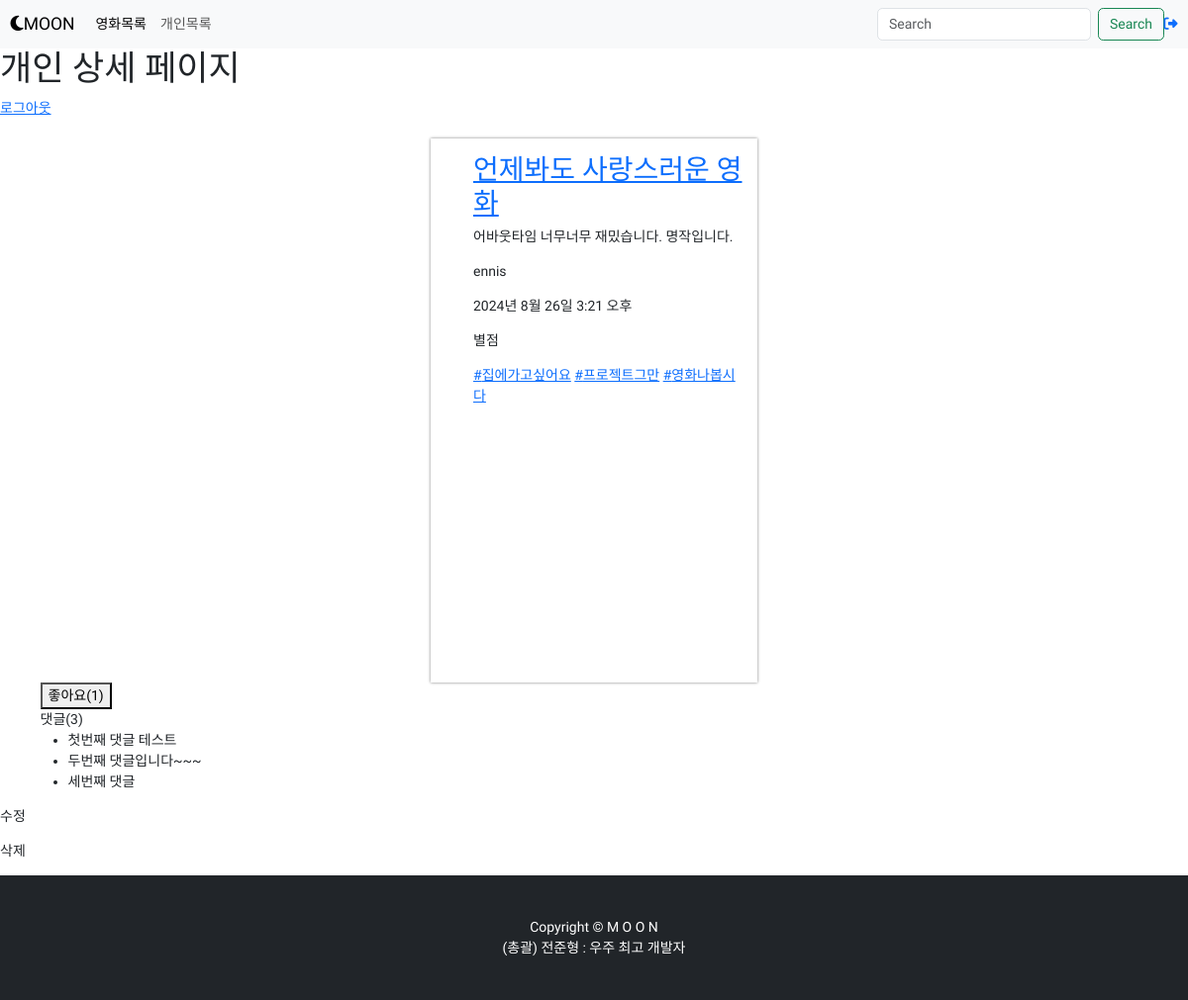
The app's page /posts/1/ with its own data.
### posts/models.py (models this page shows, shortened)
class Post(models.Model):
    movies = models.ForeignKey("movies.movies_post",
                              verbose_name = "영화",
                              on_delete = models.CASCADE)
    user = models.ForeignKey("users.User", # 앱이름.모델이름
                             verbose_name = "작성자",
                             on_delete = models.CASCADE) # 작성자 데이터 삭제되면 Post도 같이 삭제
    review = models.TextField("리뷰", blank=False)
    short_comment = models.CharField("한줄평", max_length = 50)
    created = models.DateTimeField("작성일시", auto_now_add = True)
    tags = models.ManyToManyField("posts.HashTag", verbose_name="해시태그 목록", blank=True)

class HashTag(models.Model):
    name = models.CharField("태그명", max_length=30)

class Comment(models.Model):
    user = models.ForeignKey("users.User",
                             verbose_name = "작성자",
                             on_delete = models.CASCADE)
    post = models.ForeignKey(Post,
                             verbose_name = "포스트",
                             on_delete = models.CASCADE)
    content = models.TextField("댓글 내용")
    created = models.DateTimeField("작성일시", auto_now_add = True)

### users/models.py (models this page shows)
class User(AbstractUser):
    profile_image = models.ImageField("프로필 이미지", upload_to="users/profile", blank=True)
    short_description = models.TextField("소개글", blank=True)
    like_posts = models.ManyToManyField(
        "posts.Post",
        verbose_name="좋아요 누른 게시글",
        related_name="like_users",
        blank=True,
    )
    following = models.ManyToManyField(
        "self",
        verbose_name="팔로우 중인 사용자들",
        related_name="followers",
        symmetrical=False,
        through="users.Relationship",
    )
    def __str__(self):
        return self.username

### posts/views.py (the view)
# urls.py: path("<int:post_id>/", views.detail, name = "detail"),
def detail(request, post_id):
    posts = get_object_or_404(Post, pk = post_id)
    context = {
        "posts" : posts,
    }
    return render(request, "posts/detail.html", context)

### templates/posts/detail.html (shortened to what this page needs)
{% extends '_base.html' %}
{% block main_area %}
    <h1>개인 상세 페이지</h1>
    <a href = "/users/logout/">로그아웃</a>
    <container >
        <article class = "post" id = "post-{{ post.id }}">
            <ul>
                <div>
                    <h2>
                        <a href = "/posts/feeds/">{{ posts.short_comment }}</a>
                    </h2>
                    <p>{{ posts.review }} </p>
                    <p>{{ posts.user }}</p>
                    <p>{{ posts.created }}</p>
                    <p>별점</p>
                </div>
                <div class = "post-tags">
                    {% for tag in posts.tags.all %}
                        <a href = "{% url 'posts:tags' tag_name=tag.name %}">#{{ tag.name }}</a>
                    {% endfor %}
                </div>
            </ul>
        </article>
    </container>
    <div>
        <div class = "container">
                <form action = "/posts/{{post.pk}}/" method = "POST">
                    <button type = "submit"
                        >
                        좋아요({{ posts.like_users.count }})
                    </button>
                </form>
                    <div class = "post-comments">
                    <span>댓글({{ posts.comment_set.count }})</span>
                        <ul>
                            {% for comment in posts.comment_set.all %}
                                <li>{{ comment.content }}</li>
                            {% endfor %}
                        </ul>
                    </div>
                </div>
                <P>수정</P>
                <P>삭제</P>
        </div>
{% endblock %}

### static/movies/movie.css (style rules this page uses)
* { font-family: 'Gowun Dodum', sans-serif; }
html { margin: 0; font-family: "Noto Sans KR", serif; font-weight: 300; font-size: 14px; color: #333; height: 100%; }
.post { width: 330px; height: 550px; margin: 20px auto 0px auto; padding: 15px; box-shadow: 0px 0px 3px 0px gray; }

### records on screen
Post: short_comment "언제봐도 사랑스러운 영화", review "어바웃타임 너무너무 재밌습니다. 명작입니다.", user "ennis", created "2024년 8월 26일 3:21 오후", like_users.count "1", comment_set.count "3"
HashTag: name "집에가고싶어요"
HashTag: name "프로젝트그만"
HashTag: name "영화나봅시다"
Comment: content "첫번째 댓글 테스트"
Comment: content "두번째 댓글입니다~~~"
Comment: content "세번째 댓글"
